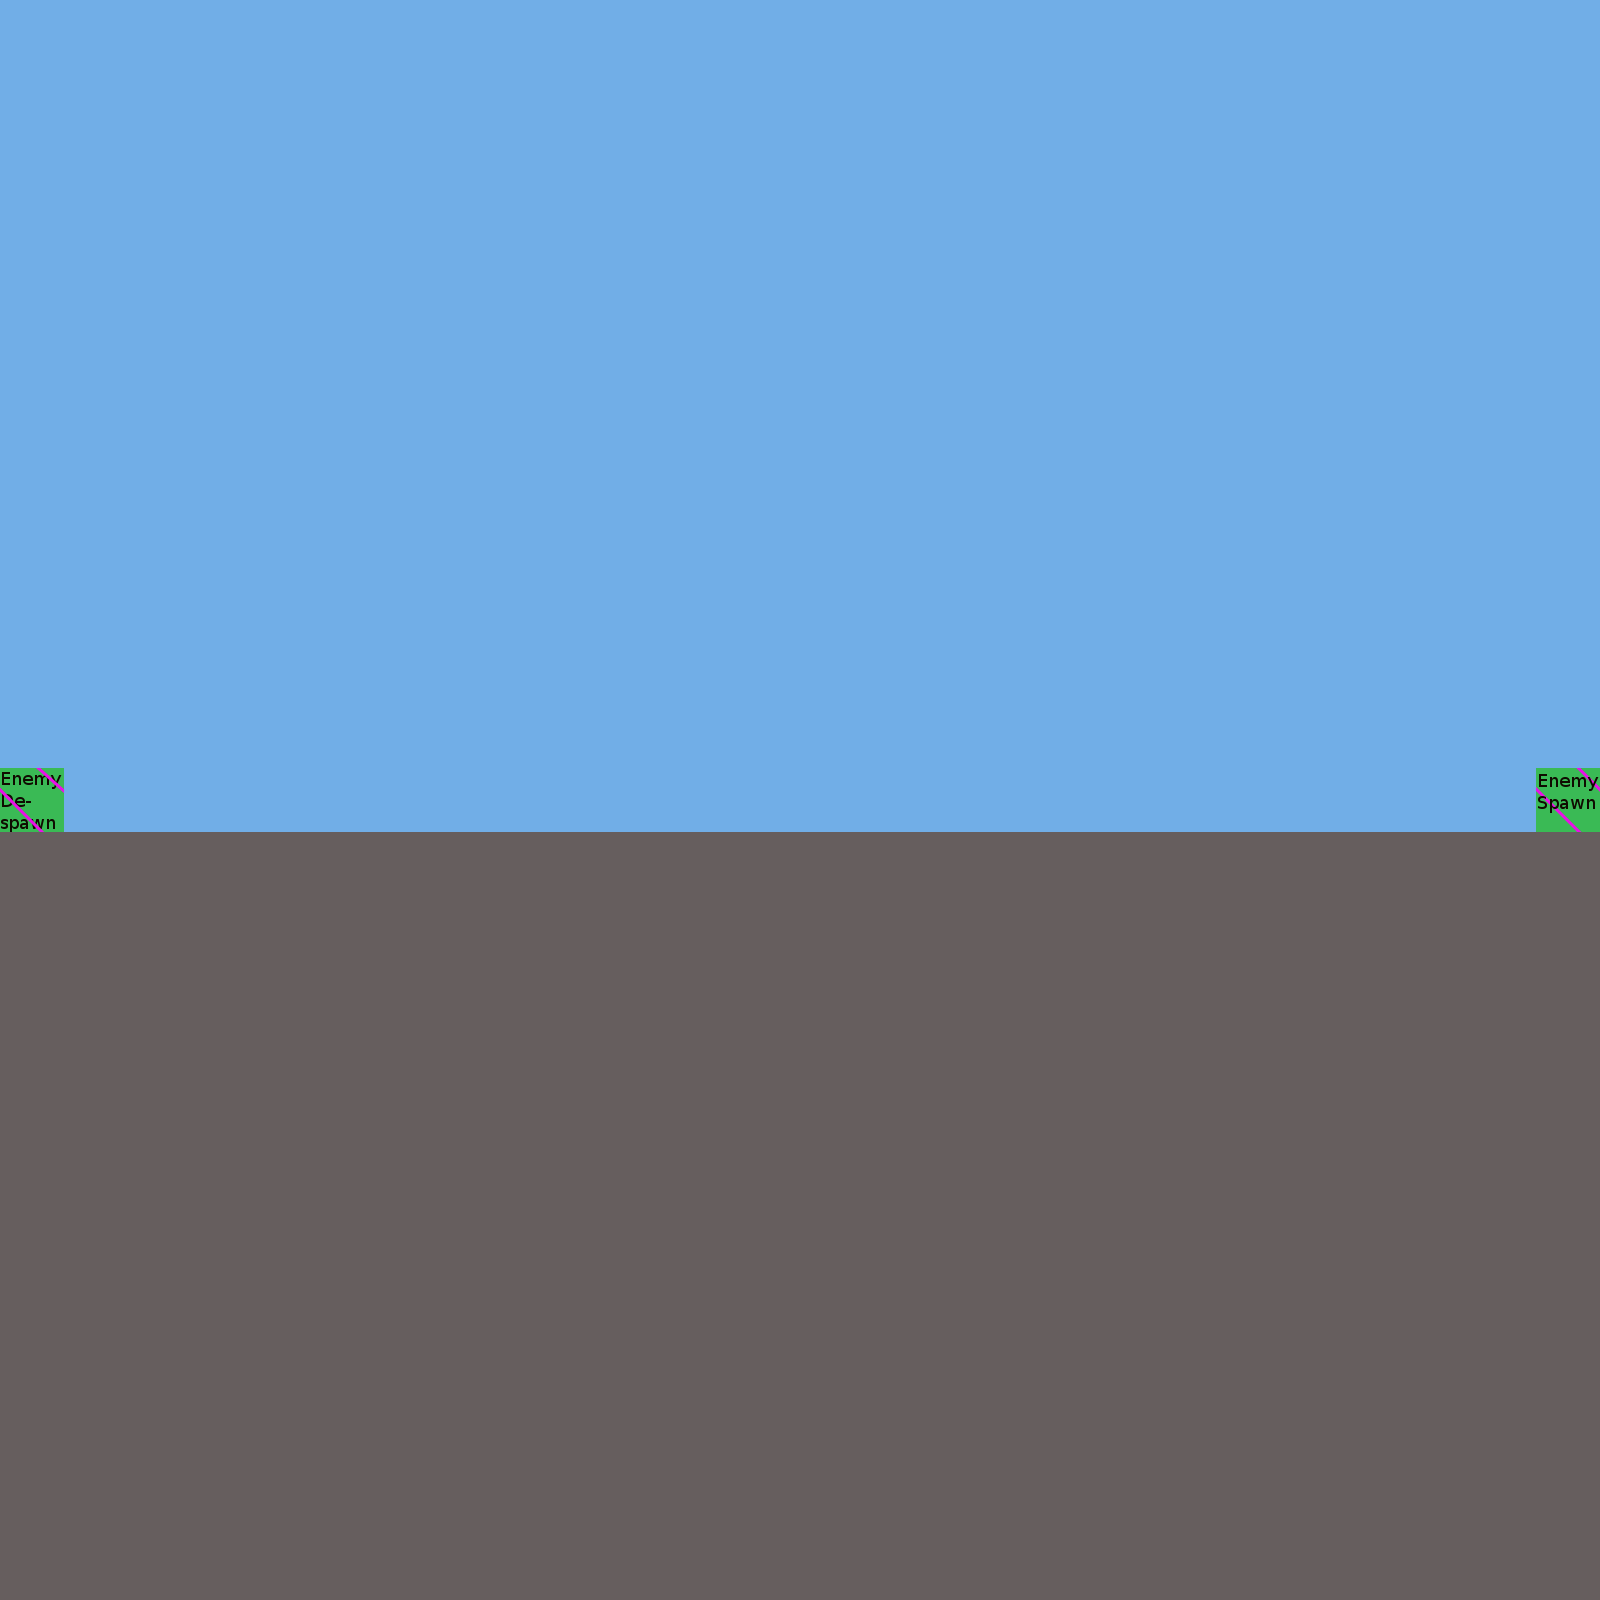

Below is a game level as drawn by its tile map, then a one-line description and the .tmx that defines it (tile-layer data replaced by summaries):
An orthogonal 25x25 tile map with 64x64 px tiles, 3 tile layers (EnvironmentTiles, BackgroundTiles, SpawnTiles), 2 tilesets.

<map version="1.0" orientation="orthogonal" width="25" height="25" tilewidth="64" tileheight="64">
 <tileset firstgid="1" source="EnvironmentTiles.tsx" />
 <tileset firstgid="5" source="SpawnTools.tsx" />
 <layer name="EnvironmentTiles" width="25" height="25">
  <data>[625 cells, 300 non-empty, 1 distinct tile ids]</data>
 </layer>
 <layer name="BackgroundTiles" width="25" height="25">
  <data>[625 cells, 625 non-empty, 2 distinct tile ids]</data>
 </layer>
 <layer name="SpawnTiles" width="25" height="25">
  <data>[625 cells, 2 non-empty, 2 distinct tile ids]</data>
 </layer>
</map>
